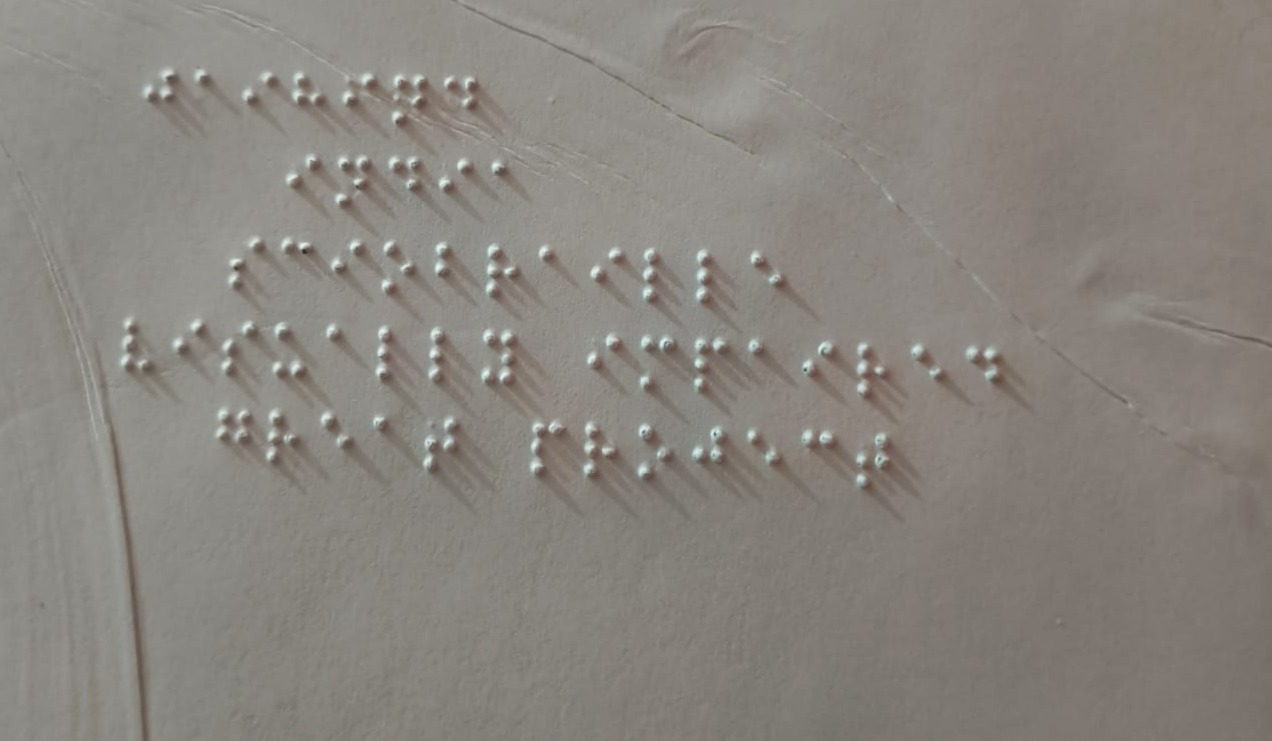
#> input picture testing.jpeg, 1272 x 741 px
$ python -i cell_extractor.py   (imports and definitions only)
#> lines starting #> are read from the running program, lines starting #| are printed output that depends on the picture; after the words box and inside, x2 and y2 are one past the last pixel; in counts of white or black regions, pixels touching at a corner belong together
#> further down, picture is the input picture: shape (741, 1272, 3); mean B, G, R 126.5, 132.5, 136.9
import cv2
import numpy as np
import os


def extract_pattern(cell_img, debug_path=None, cell_index=None):
    """
    Extract a 6-bit Braille pattern from a single cell image.

    Braille dot layout (standard):
        dot1  dot4
        dot2  dot5
        dot3  dot6

    Returns a 6-character binary string, e.g. "101000"
    """

    # ── 1. Grayscale ──────────────────────────────────────────────────────────
    if len(cell_img.shape) == 3:
        gray = cv2.cvtColor(cell_img, cv2.COLOR_BGR2GRAY)
    else:
        gray = cell_img.copy()

    h, w = gray.shape
#> h = 741; w = 1272

    # ── 2. Upscale small cells for better blob detection ──────────────────────
    MIN_DIM = 60
    scale = 1
    if h < MIN_DIM or w < MIN_DIM:
        scale = max(MIN_DIM / h, MIN_DIM / w)
        gray = cv2.resize(gray, (int(w * scale), int(h * scale)),
                          interpolation=cv2.INTER_CUBIC)
        h, w = gray.shape

    # ── 3. Denoise ────────────────────────────────────────────────────────────
    blurred = cv2.GaussianBlur(gray, (3, 3), 0)

    # ── 4. Adaptive threshold (handles uneven lighting far better) ────────────
    # block_size must be odd; use ~1/4 of the smaller dimension, minimum 11
    block = max(11, (min(h, w) // 4) | 1)          # ensure odd
#> block = 185
    thresh = cv2.adaptiveThreshold(
        blurred,
        255,
        cv2.ADAPTIVE_THRESH_GAUSSIAN_C,
        cv2.THRESH_BINARY_INV,
        block,
        4                                           # C constant
    )
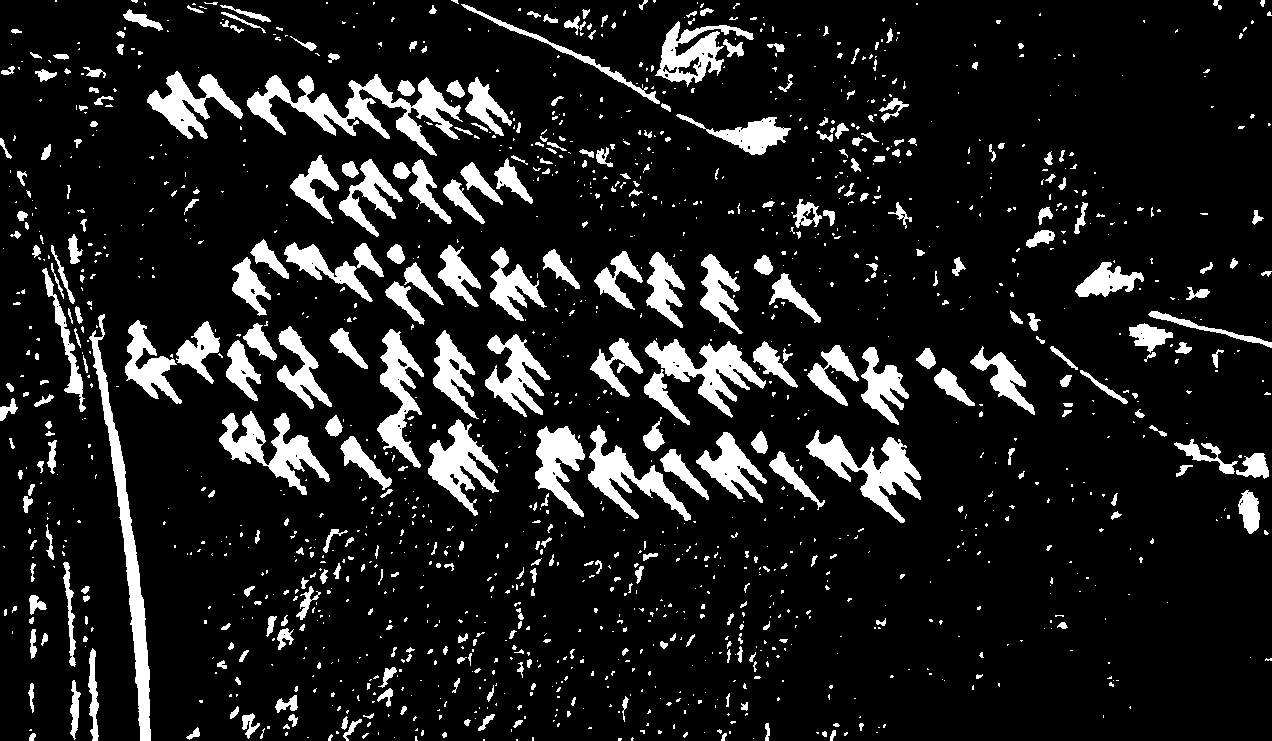
#> thresh: shape (741, 1272); 12.2% white; 1495 white regions (1107 under 20 px), largest, box (x1, y1, x2, y2) and area: (247, 74, 463, 156) 5601, (89, 314, 151, 741) 4521, (806, 430, 921, 523) 3513

    # Small morphological close to fill gaps inside dots
    kernel = cv2.getStructuringElement(cv2.MORPH_ELLIPSE, (3, 3))
    thresh = cv2.morphologyEx(thresh, cv2.MORPH_CLOSE, kernel)
#> thresh: shape (741, 1272); 12.3% white; 1440 white regions (1064 under 20 px)

    # ── 5. Find blobs ─────────────────────────────────────────────────────────
    contours, _ = cv2.findContours(thresh, cv2.RETR_EXTERNAL,
                                   cv2.CHAIN_APPROX_SIMPLE)
#> contours = 1440 contours, 1175 with area under 20; largest, box (x1, y1, x2, y2) and area: (247, 74, 463, 156) 5172, (87, 314, 151, 741) 4095, (644, 338, 766, 425) 3926, (806, 430, 921, 523) 3282, (219, 411, 330, 495) 3106

    # Dot area range: at least 0.3 % and at most 20 % of cell area
    cell_area = h * w
#> cell_area = 942552
    min_area = max(4, cell_area * 0.003)
#> min_area = 2827.7
    max_area = cell_area * 0.20
#> max_area = 188510.4

    # Also filter by aspect ratio — dots should be roughly circular
    dots = []
    for cnt in contours:
        area = cv2.contourArea(cnt)
        if not (min_area <= area <= max_area):
            continue
        x, y, bw, bh = cv2.boundingRect(cnt)
        aspect = max(bw, bh) / (min(bw, bh) + 1e-5)
        if aspect > 2.5:          # too elongated → not a dot
            continue
        cx = x + bw // 2
        cy = y + bh // 2
        dots.append((cx, cy))
#> this loop made 1440 passes
#> area on passes 13, 25, 36: 30, 30, 62.5
#> after the loop, dots = [(863, 476), (274, 453), (705, 381), (174, 362), (704, 54)]

    # ── 6. Map dots to Braille grid ───────────────────────────────────────────
    #
    # Standard Braille proportions:
    #   row centres at ~17 %, 50 %, 83 % of height
    #   col centres at ~30 %, 70 % of width
    #
    # We use generous bands so small misalignments don't matter.
    #
    #   row boundaries: 0–33 % → row 0, 33–66 % → row 1, 66–100 % → row 2
    #   col boundary : < 50 %  → left,             >= 50 %         → right

    bits = [0] * 6

    for cx, cy in dots:
        col = 0 if cx < w / 2 else 1          # 0 = left, 1 = right

        if cy < h / 3:
            row = 0
        elif cy < 2 * h / 3:
            row = 1
        else:
            row = 2

        # Braille bit index:  left col → bits 0,1,2 | right col → bits 3,4,5
        bit_index = col * 3 + row
        bits[bit_index] = 1
#> this loop made 5 passes
#> (cx, cy, col, row, bit_index) on passes 1 to 5: (863, 476, 1, 1, 4), (274, 453, 0, 1, 1), (705, 381, 1, 1, 4), (174, 362, 0, 1, 1), (704, 54, 1, 0, 3)
#> after the loop, bits = [0, 1, 0, 1, 1, 0]

    pattern = "".join(str(b) for b in bits)

    # ── 7. Debug image ────────────────────────────────────────────────────────
    if debug_path:
        debug = cv2.cvtColor(thresh, cv2.COLOR_GRAY2BGR)

        # Draw grid lines
        cv2.line(debug, (0, h // 3),     (w, h // 3),     (255, 200, 0), 1)
        cv2.line(debug, (0, 2 * h // 3), (w, 2 * h // 3), (255, 200, 0), 1)
        cv2.line(debug, (w // 2, 0),     (w // 2, h),     (255, 200, 0), 1)

        # Draw detected dot centres
        for cx, cy in dots:
            cv2.circle(debug, (cx, cy), max(4, h // 12), (0, 0, 255), -1)

        label = f"cell_{cell_index}" if cell_index is not None else "cell"
        out_file = os.path.join(debug_path, f"{label}_debug.png")
        cv2.imwrite(out_file, debug)

        # Also save the thresholded image for inspection
        cv2.imwrite(os.path.join(debug_path, f"{label}_thresh.png"), thresh)

    if cell_index is not None:
        print(f"Cell {cell_index:>3} | dots={len(dots)} | pattern={pattern}")

    return pattern


# ── Batch helper (optional) ───────────────────────────────────────────────────

def extract_patterns_from_cells(cell_images, debug_dir=None):
    """
    Given a list of cell images (numpy arrays), return a list of patterns.
    If debug_dir is provided, per-cell debug images are saved there.
    """
    if debug_dir:
        os.makedirs(debug_dir, exist_ok=True)

    patterns = []
    for i, img in enumerate(cell_images, start=1):
        pattern = extract_pattern(img,
                                  debug_path=debug_dir,
                                  cell_index=i)
        patterns.append(pattern)

    return patterns

>>> import cv2
>>> picture = cv2.imread('../testing.jpeg')
>>> result = extract_pattern(picture)
#> result = '010110'
